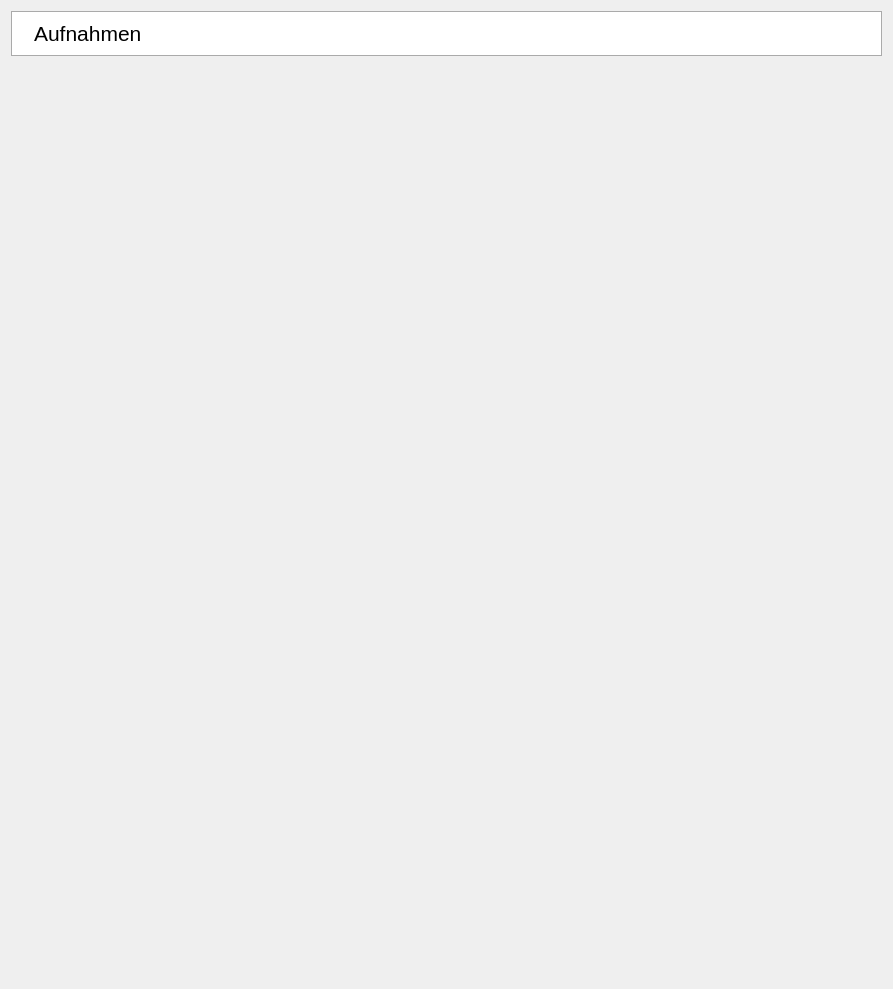
<?xml version="1.0" encoding="UTF-8"?>
<ui version="4.0">
 <class>Form</class>
 <widget class="QWidget" name="Form">
  <property name="geometry">
   <rect>
    <x>0</x>
    <y>0</y>
    <width>893</width>
    <height>989</height>
   </rect>
  </property>
  <property name="focusPolicy">
   <enum>Qt::StrongFocus</enum>
  </property>
  <property name="contextMenuPolicy">
   <enum>Qt::DefaultContextMenu</enum>
  </property>
  <property name="windowTitle">
   <string>Form</string>
  </property>
  <property name="styleSheet">
   <string notr="true"/>
  </property>
  <layout class="QVBoxLayout" name="verticalLayout">
   <item>
    <widget class="QFrame" name="Header">
     <property name="maximumSize">
      <size>
       <width>16777215</width>
       <height>60</height>
      </size>
     </property>
     <property name="styleSheet">
      <string notr="true">border: 1px solid #AAA;
background: #FFF;</string>
     </property>
     <property name="frameShape">
      <enum>QFrame::StyledPanel</enum>
     </property>
     <property name="frameShadow">
      <enum>QFrame::Raised</enum>
     </property>
     <layout class="QHBoxLayout" name="horizontalLayout_4">
      <item>
       <widget class="QLabel" name="label_5">
        <property name="styleSheet">
         <string notr="true">border: 0px;
background: transparent;</string>
        </property>
        <property name="text">
         <string/>
        </property>
        <property name="pixmap">
         <pixmap>../Images/Header-Media.png</pixmap>
        </property>
       </widget>
      </item>
      <item>
       <widget class="QLabel" name="label_Header">
        <property name="font">
         <font>
          <pointsize>16</pointsize>
         </font>
        </property>
        <property name="styleSheet">
         <string notr="true">border: 0px;
background: transparent;</string>
        </property>
        <property name="text">
         <string>Aufnahmen</string>
        </property>
       </widget>
      </item>
      <item>
       <spacer name="horizontalSpacer_4">
        <property name="orientation">
         <enum>Qt::Horizontal</enum>
        </property>
        <property name="sizeHint" stdset="0">
         <size>
          <width>1076</width>
          <height>20</height>
         </size>
        </property>
       </spacer>
      </item>
     </layout>
    </widget>
   </item>
   <item>
    <widget class="QScrollArea" name="scrollArea">
     <property name="styleSheet">
      <string notr="true">border: 0px;
background: transparent;
</string>
     </property>
     <property name="widgetResizable">
      <bool>true</bool>
     </property>
     <property name="alignment">
      <set>Qt::AlignLeading|Qt::AlignLeft|Qt::AlignTop</set>
     </property>
     <widget class="QWidget" name="Contents_Scrollarea">
      <property name="geometry">
       <rect>
        <x>0</x>
        <y>0</y>
        <width>875</width>
        <height>913</height>
       </rect>
      </property>
      <property name="styleSheet">
       <string notr="true">QPushButton::hover {
background: #7badc1
} 
QPushButton { border: 1px solid#A2a2a2; background: #FFFFFF; color: #1a82b1;font-size:14pt; font-family: voestalpine; padding:10px 10px; text-align:left;}</string>
      </property>
      <layout class="QVBoxLayout" name="Contents_Layout">
       <property name="spacing">
        <number>0</number>
       </property>
       <property name="leftMargin">
        <number>0</number>
       </property>
       <property name="rightMargin">
        <number>0</number>
       </property>
       <property name="bottomMargin">
        <number>0</number>
       </property>
      </layout>
     </widget>
    </widget>
   </item>
  </layout>
 </widget>
 <resources/>
 <connections/>
</ui>
